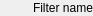
<?xml version="1.0" encoding="UTF-8"?>
<ui version="4.0">
 <class>Form</class>
 <widget class="QWidget" name="Form">
  <property name="geometry">
   <rect>
    <x>0</x>
    <y>0</y>
    <width>93</width>
    <height>16</height>
   </rect>
  </property>
  <property name="sizePolicy">
   <sizepolicy hsizetype="Fixed" vsizetype="Fixed">
    <horstretch>0</horstretch>
    <verstretch>0</verstretch>
   </sizepolicy>
  </property>
  <property name="windowTitle">
   <string>Form</string>
  </property>
  <layout class="QHBoxLayout" name="horizontalLayout">
   <property name="spacing">
    <number>0</number>
   </property>
   <property name="margin">
    <number>0</number>
   </property>
   <item>
    <widget class="QLabel" name="filterPicL">
     <property name="text">
      <string/>
     </property>
     <property name="pixmap">
      <pixmap resource="../components.qrc">:/pics/pics/add.png</pixmap>
     </property>
    </widget>
   </item>
   <item>
    <widget class="QLabel" name="filterNameL">
     <property name="text">
      <string>Filter name</string>
     </property>
    </widget>
   </item>
  </layout>
 </widget>
 <resources>
  <include location="../components.qrc"/>
 </resources>
 <connections/>
</ui>
